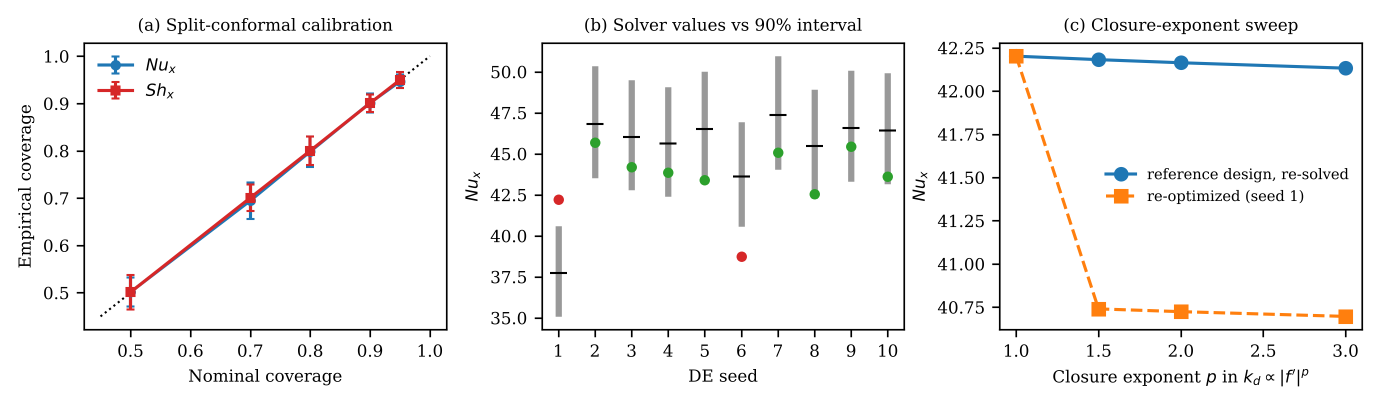
#> input picture figures/Figure_11.png, 2760 x 810 px (shown at 1/2 size)
$ python -i compare_with_manuscript.py   (imports and definitions only)
#> lines starting #> are read from the running program, lines starting #| are printed output that depends on the picture
#!/usr/bin/env python3
"""Compare a regenerated run of the pipeline with the manuscript.

What it checks
  A. archived results/ and src/tables.json  vs  the files regenerated by reproduce_all.py
  B. every table body / number in src/tables.json  vs  the LaTeX source of the manuscript
  C. headline numbers quoted in the abstract and text  vs  the regenerated results
  D. regenerated figures  vs  the figures used in the manuscript (pixel similarity,
     each regenerated figure is matched to its best manuscript figure automatically)

Usage (from the repository root, after `python reproduce_all.py`):
    python compare_with_manuscript.py --manuscript path/to/main.tex \
        --manuscript-figs path/to/figures_png --archived path/to/archived_repo --out report.md

Needs only numpy and Pillow (installed with matplotlib). The manuscript itself is not part of the
public repository, so --manuscript and --manuscript-figs point to your local copy.
"""
import argparse, json, os, re, sys
import numpy as np
from PIL import Image

HERE = os.path.dirname(os.path.abspath(__file__))
ap = argparse.ArgumentParser()
# [5 lines not run here, left out]

SRC = os.path.join(HERE, 'src'); RES = os.path.join(HERE, 'results'); FIG = os.path.join(HERE, 'figures')
# [1 line that did not run here, left out]
# [1 line not run here, left out]
out = []; fails = 0
def P(s=''): print(s); out.append(s)
def flag(ok):
    global fails; fails += (not ok); return 'OK  ' if ok else 'FAIL'

# ------------------------------------------------------------------ A. archived vs regenerated
# [2 lines not run here, left out]
SKIP = {'sec', 'time', 't', 'wall', 'secs'}
def walk(x, y, path, bad, tol):
    if isinstance(x, dict) and isinstance(y, dict):
        for k in x:
            if k in SKIP or k in ('pareto', 'pareto_n_eval'): continue  # Pareto front: ordering of a sampled set, compared in Figure 6b/5b only
            if k not in y: bad.append((path + '/' + k, 'missing in regenerated')); continue
            walk(x[k], y[k], path + '/' + k, bad, tol)
    elif isinstance(x, (list, tuple)) and isinstance(y, (list, tuple)):
        if len(x) != len(y): bad.append((path, f'length {len(x)} vs {len(y)}')); return
        for i, (u, v) in enumerate(zip(x, y)): walk(u, v, f'{path}[{i}]', bad, tol)
    elif isinstance(x, (int, float)) and isinstance(y, (int, float)) and not isinstance(x, bool):
        if not np.isclose(x, y, rtol=tol, atol=1e-12): bad.append((path, f'{x!r} vs {y!r}'))
    elif x != y: bad.append((path, f'{str(x)[:40]!r} vs {str(y)[:40]!r}'))
# deterministic files must agree to 1e-6; files that depend on random forests / gradient boosting / Sobol sampling
# (stage2, stage5 Sobol part, stage6, stage8) can move in the 3rd-4th digit between runs, so they get a loose
# tolerance and the largest deviation is reported. cheb.json depends on a solver tolerance cut-off and is informational.
STRICT = {'stage7.json': 1e-6, 'val.json': 1e-6, 'caps.json': 1e-6}
LOOSE = {'stage2.json': 0.1, 'stage5.json': 0.1, 'stage6.json': 0.1, 'stage8.json': 0.1}
def maxdev(x, y):
    if isinstance(x, dict) and isinstance(y, dict): return max([maxdev(x[k], y[k]) for k in x if k in y and k not in SKIP and k not in ('pareto', 'pareto_n_eval')] or [0])
    if isinstance(x, (list, tuple)) and isinstance(y, (list, tuple)) and len(x) == len(y): return max([maxdev(u, v) for u, v in zip(x, y)] or [0])
    if isinstance(x, (int, float)) and isinstance(y, (int, float)) and not isinstance(x, bool): return abs(x - y) / max(abs(x), 1e-3)
    return 0
# [11 lines not run here, left out]
# [1 line that did not run here, left out]
# [2 lines not run here, left out]
# [1 line that did not run here, left out]
# [6 lines not run here, left out]
norm = lambda s: re.sub(r'\s+', '', s)
# [1 line that did not run here, left out]
# [3 lines not run here, left out]
nf = sum(map(len, found.values())); nm = sum(map(len, miss.values()))
# [1 line not run here, left out]
only_unused = [k for k in miss if k not in found and not re.search(re.escape(k), tex)]
# [1 line not run here, left out]
ML_KEYS = {'T_cv', 'T_t10'}  # cross-validation tables: last printed digit moves between runs (random folds)
partial_ml = [k for k in miss if k in found and k in ML_KEYS]
partial = [k for k in miss if k in found and k not in ML_KEYS]
# [9 lines not run here, left out]
# [1 line that did not run here, left out]
# [1 line that did not run here, left out]
# [1 line that did not run here, left out]
# [1 line that did not run here, left out]
# [2 lines that did not run here, left out]
# [11 lines that did not run here, left out]
# [6 lines not run here, left out]
def load(p, n=96):
#> called with p = 'figures/Figure_11.png', n = 96
    im = Image.open(p).convert('RGBA'); bg = Image.new('RGBA', im.size, (255, 255, 255, 255)); im = Image.alpha_composite(bg, im).convert('L')
#> in load, im is the input picture: PIL image 2760x810 RGBA; mean R, G, B, A 245, 244.3, 244, 255
#> after `bg = Image.new('RGBA', im.size, (255, 255, 255, 255))`: bg: PIL image 2760x810 RGBA; every value is 255
    # blur + coarse box resize: figures differ by a few pixels in size between runs, which a fine grid would punish
    from PIL import ImageFilter
    return np.asarray(im.filter(ImageFilter.GaussianBlur(max(im.size) / 200)).resize((n, n), Image.BOX), dtype=float) / 255.0
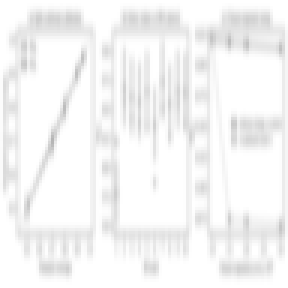
#> returned value: shape (96, 96) float64 (shown 3 times larger); min 0.71, max 1, mean 0.959
def sim(x, y):
    x0, y0 = x - x.mean(), y - y.mean(); ncc = (x0 * y0).sum() / (np.sqrt((x0 ** 2).sum() * (y0 ** 2).sum()) + 1e-12)
    return ncc, np.abs(x - y).mean()
# [1 line not run here, left out]
rows = []
# [10 lines not run here, left out]
STOCH = {'Figure_5b': 'Pareto front of a sampled set', 'Figure_11': 'conformal calibration with random splits'}
low = [r for r in rows if r[2] < 0.98 and r[0] not in STOCH]
# [3 lines not run here, left out]
used = {r[1] for r in rows}
# [5 lines not run here, left out]

>>> result = load('figures/Figure_11.png')

$ run again, on figures/Figure_1.png
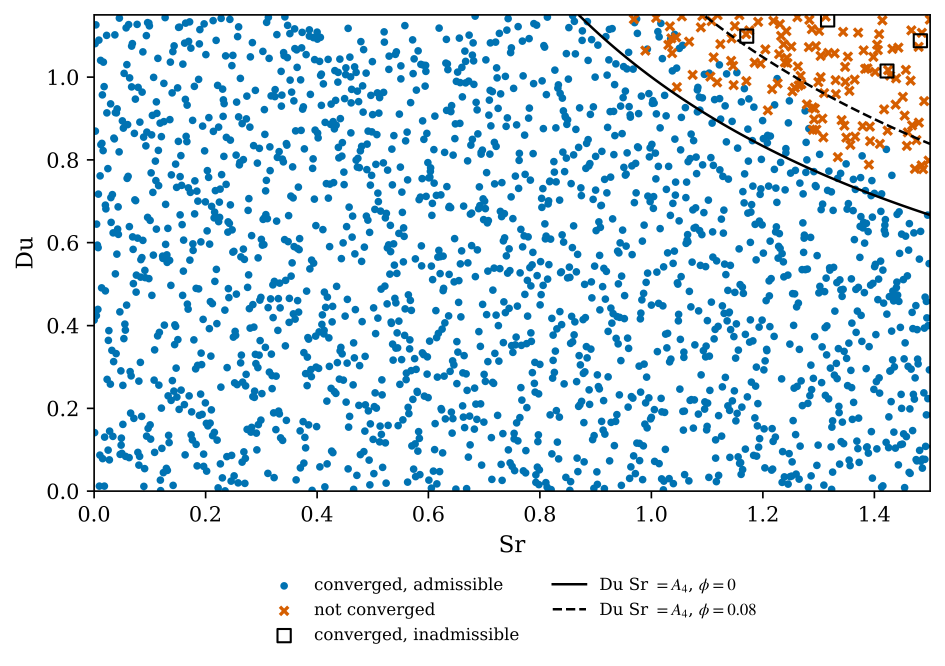
#> input picture figures/Figure_1.png, 3779 x 2663 px (shown at 1/4 size)
#> in load, im is the input picture: PIL image 3779x2663 RGBA; mean R, G, B, A 219.5, 231.7, 238.2, 255
#> bg: PIL image 3779x2663 RGBA; every value is 255
#> in load, `im = Image.alpha_composite(bg, im).convert('L')`:
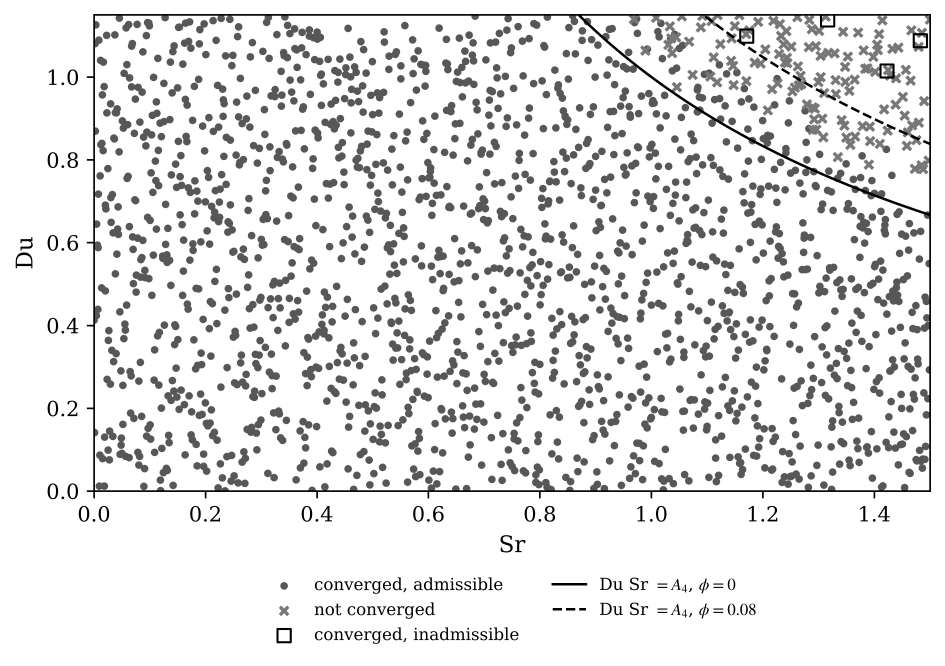
#> im: PIL image 3779x2663 L (shown at 1/4 size); min 0, max 255, mean 228.8
#> in load, `return np.asarray(im.filter(ImageFilter.GaussianBlur(max(im.size) / 20..`:
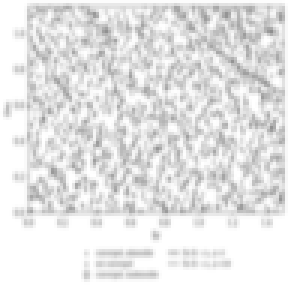
#> returned value: shape (96, 96) float64 (shown 3 times larger); min 0.557, max 1, mean 0.897

$ run again, on figures/Figure_3.png
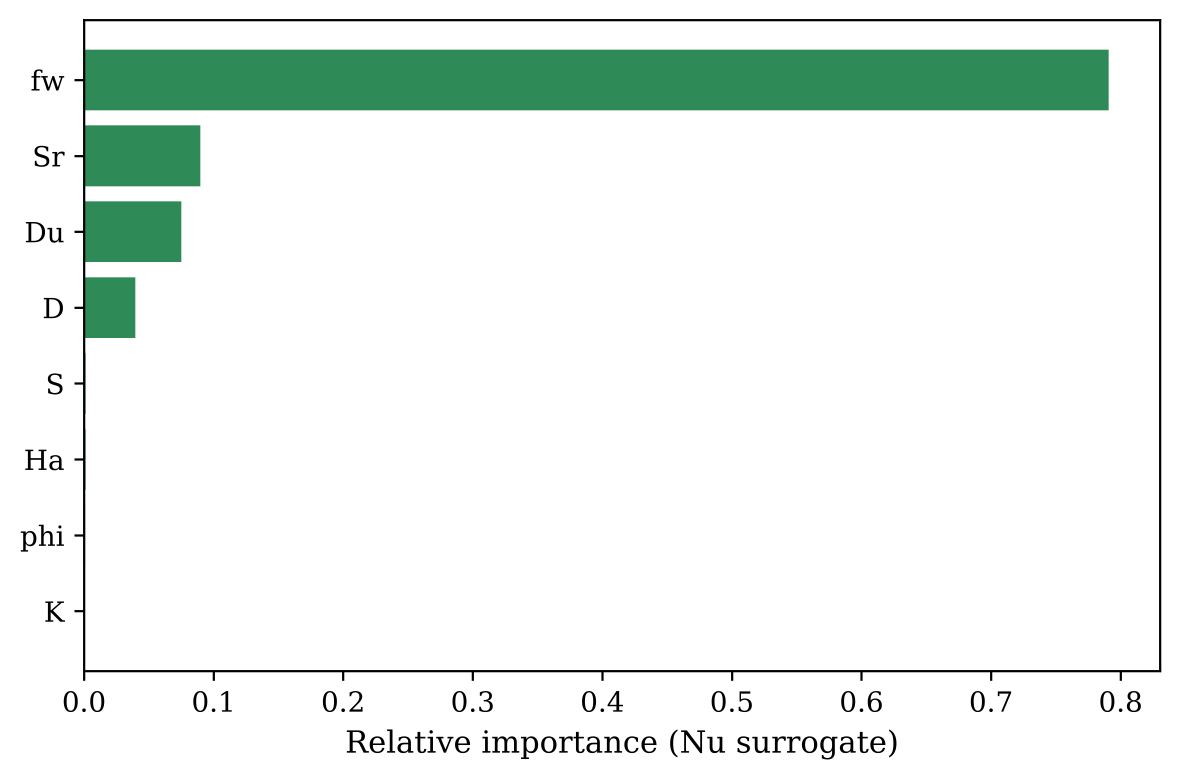
#> input picture figures/Figure_3.png, 3539 x 2340 px (shown at 1/3 size)
#> in load, im is the input picture: PIL image 3539x2340 RGBA; mean R, G, B, A 233.2, 241.1, 236.7, 255
#> bg: PIL image 3539x2340 RGBA; every value is 255
#> in load, `im = Image.alpha_composite(bg, im).convert('L')`:
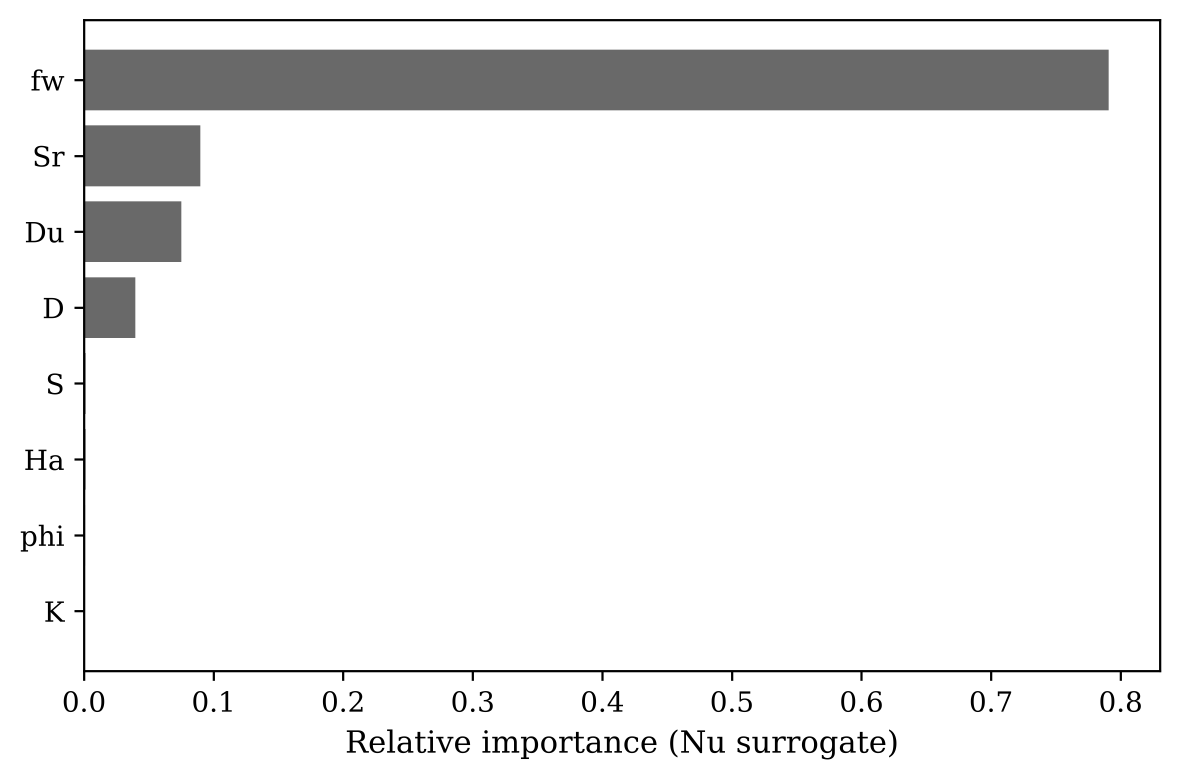
#> im: PIL image 3539x2340 L (shown at 1/3 size); min 0, max 255, mean 238.2
#> in load, `return np.asarray(im.filter(ImageFilter.GaussianBlur(max(im.size) / 20..`:
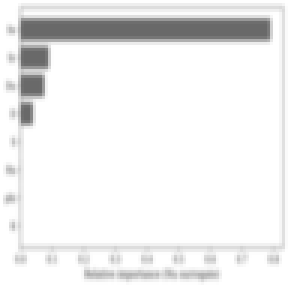
#> returned value: shape (96, 96) float64 (shown 3 times larger); min 0.412, max 1, mean 0.934
